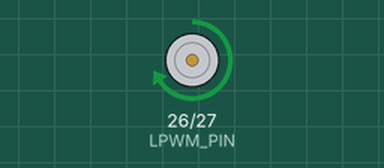
A program run on a simulated ESP32. Parts: motor-driver pin pairs drawn as motors (green arrow = first pin HIGH = forward, orange = second pin HIGH = backward, longer = more drive, scaled by the enable pin). What the program prints to the serial monitor is not drawn.

Above: at 0.2 s.
At 13.0 s:
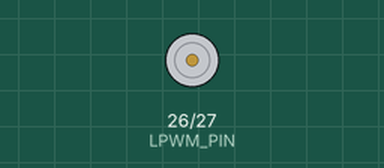
Timing chart, 0 to 14.5 s (numbered marks = the images above):
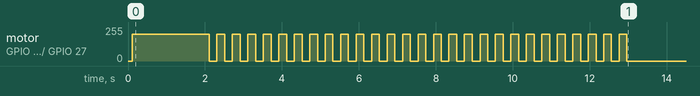

Measured:
- by itself, motor on GPIO 26 (LPWM_PIN) / GPIO 27 (RPWM_PIN): repeats every 0.40 s: stopped 0.20 s, forward 199/255 0.20 s, until it stays stopped from 13.0 s

The program:

main.cpp
```cpp
#include <Arduino.h>

// put function declarations here:
#include <Wire.h>
#include <INA226.h>

// ============================================================
//  Hardware / sensor configuration
// ============================================================
INA226 ina(0x40);

#define LPWM_PIN 26
#define RPWM_PIN 27
#define PWMSignal_Pin 23

//============================================================
// Defination of refrence signal
//============================================================

volatile float globalReference = 0.0f;
static portMUX_TYPE spinlock = portMUX_INITIALIZER_UNLOCKED;

const float globalCurrentLimit = 1; //in Amperes
const int timePeriodSine = 600;


const float    V_SOURCE       = 10.0f;
const uint32_t PWM_FREQ       = 20000;
const uint8_t  PWM_RESOLUTION = 8;
const uint16_t PWM_MAX        = 255;

const float    SAMPLE_RATE_HZ   = 400.0f;
const uint32_t SENSOR_PERIOD_US = (uint32_t)(1000000.0f / SAMPLE_RATE_HZ + 0.5f);

const uint32_t CONTROL_PERIOD_US = SENSOR_PERIOD_US;  // 100 Hz, Ts = 10 ms

// Remove/Comment out this line if you want to use the rolling filter instead of the Kalman filter
#define usingKalman

//Kalman Filter Parameters
volatile float kalmanGain = 0.0;
volatile float estimateValueKalman = 1.0;
volatile float kalmanErrorEstimate = 0.1;
volatile float kalmanErrorMeasured = 0.0f;
volatile float prevEstimateKalman = 0.0;

// Kalman Filter Tuning Parameters
const float kalman_Q = 0.05f; // Process noise (increase to make filter more responsive)
const float kalman_R = 0.3f;  // Measurement noise (increase to make filter smoother/slower)


//#define PROFILE_WITH_GPIO
//#define PROFILE_PIN 25

// ============================================================
//  Shared buffer - written by sensorTask, read by controlISR.
//  20-sample rolling window at 400 Hz = 50 ms of history.
//  rollingAvg is updated incrementally (O(1)) on every sensor tick
//  so controlISR only needs to read a single float.
// ============================================================
#define BUFFER_SIZE 20   // not a power of two - use modulo increment below

volatile float   shuntBuffer[BUFFER_SIZE] = {};
volatile uint8_t bufferIndex = 0;
volatile float   rollingAvg  = 0.0f;
static portMUX_TYPE bufferMux = portMUX_INITIALIZER_UNLOCKED;


// ============================================================
//  Timers + task handle
// ============================================================

hw_timer_t  *sensorTimer  = NULL;
hw_timer_t  *controlTimer = NULL;
TaskHandle_t sensorTaskHandle = NULL;

TaskHandle_t pwmSignalTaskHandle = NULL;

// ============================================================
//  PID state
// ============================================================
float Kp = 100.0f;
float Ki = 0.0f;
float Kd = 0.0f;

float integral   = 0.0f;
float error_prev = 0.0f;

const float Ts = CONTROL_PERIOD_US * 1e-6f;   // 0.01 s

struct LogEntry {
    uint32_t time_us;
    float reference;
    float measurement;
    float duty;
    float error;
};

const uint32_t LOG_SIZE = 5000;

volatile LogEntry logBuffer[LOG_SIZE];
volatile uint32_t logIndex = 0;
volatile bool loggingFinished = false;

volatile float deltaV = 0.0f;

const float REF_AMPLITUDE = 0.02f;
const float REF_FREQ      = 0.01f;

volatile uint32_t controlExecCycles_last = 0;
volatile uint32_t controlExecCycles_max  = 0;
volatile uint32_t controlOverrunCount    = 0;

// ============================================================
//  INTERRUPT 1: sensor trigger
// ============================================================

//This is where the sensing function is being called from. Priority will be checked and then the function will be called

void IRAM_ATTR sensorISR()
{
    BaseType_t xHigherPriorityTaskWoken = pdFALSE;
    vTaskNotifyGiveFromISR(sensorTaskHandle, &xHigherPriorityTaskWoken);
    if (xHigherPriorityTaskWoken) {
        portYIELD_FROM_ISR();
    }
}

// ============================================================
//  Sensor task is defined below
// ============================================================

void sensorTask(void *pvParameters)
{
    for (;;)
    {
        ulTaskNotifyTake(pdTRUE, portMAX_DELAY);

        if (!ina.isConversionReady()) {
            continue;
        }

        float shunt = ina.getShuntVoltage_mV() / 100.0f;  // Amps, R = 0.1 Ω


        float oldVal = shuntBuffer[bufferIndex];

        #ifndef usingKalman

        //These will complete without exiting the loop, prevents other parts of the code from reading incomplete values
        portENTER_CRITICAL(&bufferMux);
            shuntBuffer[bufferIndex] = shunt;
            bufferIndex = (bufferIndex + 1 >= BUFFER_SIZE) ? 0 : bufferIndex + 1;
            // Incremental O(1) update: add new sample, subtract evicted sample
            rollingAvg += (shunt - oldVal) * (1.0f / BUFFER_SIZE);
        portEXIT_CRITICAL(&bufferMux);

        #endif

        #ifdef usingKalman
        portENTER_CRITICAL(&bufferMux);

        kalmanErrorEstimate = kalmanErrorEstimate + kalman_Q;
        kalmanGain = kalmanErrorEstimate / (kalmanErrorEstimate + kalman_R);

        // Update the estimate with the new measurement
        estimateValueKalman = estimateValueKalman + kalmanGain * (shunt - estimateValueKalman);

        // Update the error covariance for the next loop
        kalmanErrorEstimate = (1.0f - kalmanGain) * kalmanErrorEstimate;

        portEXIT_CRITICAL(&bufferMux);
        #endif
    }
}


// ============================================================
//  INTERRUPT 2: controller (100 Hz)
// ============================================================

TaskHandle_t controlTaskHandle = NULL;

// The interrupt just wakes up the task
void IRAM_ATTR controlISR()
{
    BaseType_t xHigherPriorityTaskWoken = pdFALSE;
    vTaskNotifyGiveFromISR(controlTaskHandle, &xHigherPriorityTaskWoken);
    if (xHigherPriorityTaskWoken) {
        portYIELD_FROM_ISR();
    }
}

// The task does the heavy math safely
void controlTask(void *pvParameters)
{
    for (;;)
    {
        // Wait for the hardware timer to wake us up
        ulTaskNotifyTake(pdTRUE, portMAX_DELAY);

        uint32_t cyclesStart = ESP.getCycleCount();
#ifdef PROFILE_WITH_GPIO
        digitalWrite(PROFILE_PIN, HIGH);
#endif

        float measurement;
        #ifndef usingKalman
        portENTER_CRITICAL(&bufferMux); // Note: Swapped _ISR for standard macro
            measurement = rollingAvg;
        portEXIT_CRITICAL(&bufferMux);
        #endif

        #ifdef usingKalman
        portENTER_CRITICAL(&bufferMux);
            measurement = estimateValueKalman;
        portEXIT_CRITICAL(&bufferMux);
        #endif

        float t = micros() * 1e-6f;
        float reference;

        if (t < 2.0f) {
            reference = 0.0f;
        } else {
            portENTER_CRITICAL(&spinlock);
            reference = globalReference;
            portEXIT_CRITICAL(&spinlock);
        }

        float error = reference - measurement;
        integral += error * Ts;
        float derivative = (error - error_prev) / Ts;

        float Vdesired = Kp * error + Ki * integral + Kd * derivative;
        Vdesired += deltaV;
        error_prev = error;

        if (Vdesired > V_SOURCE) {
            Vdesired = V_SOURCE;
            if (error > 0.0f) integral -= error * Ts;
        }
        if (Vdesired < -V_SOURCE) {
            Vdesired = -V_SOURCE;
            if (error < 0.0f) integral -= error * Ts;
        }

        float duty = fabsf(Vdesired) / V_SOURCE;
        if (duty > 1.0f) duty = 1.0f;

        uint16_t pwmCounts = (uint16_t)(duty * PWM_MAX);

        // SAFELY writing to PWM from a Task
        if (Vdesired >= 0.0f) {
            ledcWrite(RPWM_PIN, pwmCounts);
            ledcWrite(LPWM_PIN, 0);
        } else {
            ledcWrite(RPWM_PIN, 0);
            ledcWrite(LPWM_PIN, pwmCounts);
        }

        if (!loggingFinished) {
            if (logIndex < LOG_SIZE) {
                logBuffer[logIndex].time_us     = micros();
                logBuffer[logIndex].reference   = reference;
                logBuffer[logIndex].measurement = measurement;
                logBuffer[logIndex].duty        = duty;
                logBuffer[logIndex].error       = error;
                logIndex += 1;
            } else {
                loggingFinished = true;
            }
        }

#ifdef PROFILE_WITH_GPIO
        digitalWrite(PROFILE_PIN, LOW);
#endif
        uint32_t cycles = ESP.getCycleCount() - cyclesStart;
        controlExecCycles_last = cycles;
        if (cycles > controlExecCycles_max) {
            controlExecCycles_max = cycles;
        }
        if (cycles > (uint32_t)CONTROL_PERIOD_US * 240) {
            controlOverrunCount += 1;
        }
    }
}

void pwmSignal(void *parameters)
{
    float temp = globalCurrentLimit;
    while(true){
        //for sin make sure that the below line is uncommented
        //temp = sinf(millis()/1000.0f * timePeriodSine) * globalCurrentLimit;
        temp = -temp;
        vTaskDelay(pdMS_TO_TICKS(200));
        portENTER_CRITICAL(&spinlock);
        globalReference = temp;
        portEXIT_CRITICAL(&spinlock);
        vTaskDelay(pdMS_TO_TICKS(1));

    }
}

// ============================================================
//  Setup
// ============================================================
void setup()
{
    Serial.begin(115200);
    Wire.begin();
    ina.begin();
    delay(100);

#ifdef PROFILE_WITH_GPIO
    pinMode(PROFILE_PIN, OUTPUT);
    digitalWrite(PROFILE_PIN, LOW);
#endif
    ledcAttach(PWMSignal_Pin, PWM_FREQ, PWM_RESOLUTION);
    ledcAttach(RPWM_PIN, PWM_FREQ, PWM_RESOLUTION);
    ledcAttach(LPWM_PIN, PWM_FREQ, PWM_RESOLUTION);
  //Create a task
    xTaskCreatePinnedToCore(
        sensorTask, "sensorTask", 4096, NULL,
        configMAX_PRIORITIES - 1,
        &sensorTaskHandle,
        1
    );

    //creating a task to test the filters-
    xTaskCreate(
        pwmSignal, "PWMSignal",
        4096,
        NULL,
        configMAX_PRIORITIES - 2,
        &pwmSignalTaskHandle
    );

    // ... existing sensorTask and pwmSignal setup ...

  // Create the control task right before attaching the timers
    xTaskCreatePinnedToCore(
        controlTask, "controlTask", 8192, NULL,
        configMAX_PRIORITIES - 1, // High priority to run instantly when timer fires
        &controlTaskHandle,
        1 // Pinned to core 1
    );

    sensorTimer = timerBegin(1000000);
  // ... rest of timer setup ...

    sensorTimer = timerBegin(1000000);
    timerAttachInterrupt(sensorTimer, &sensorISR);
    timerAlarm(sensorTimer, SENSOR_PERIOD_US, true, 0);

    controlTimer = timerBegin(1000000);
    timerAttachInterrupt(controlTimer, &controlISR);
    timerAlarm(controlTimer, CONTROL_PERIOD_US, true, 0);
    ledcWrite(PWMSignal_Pin, 200);
}

// ============================================================
//  Loop
// ============================================================
void loop()
{
    static bool dumped = false;
    Serial.println("Hello");
    if (loggingFinished && !dumped)
    {
        dumped = true;

        for (uint32_t i = 0; i < logIndex; i++)
        {
            Serial.print(">time_us:");
            Serial.println(logBuffer[i].time_us);

            Serial.print(">refrence:");
            Serial.println(logBuffer[i].reference, 5);

            Serial.print(">measurement:");
            Serial.println(logBuffer[i].measurement, 5);

            Serial.print(",");
            Serial.print(logBuffer[i].duty, 5);
            Serial.print(",");
            Serial.println(logBuffer[i].error, 5);
        }
    }


    vTaskDelay(pdMS_TO_TICKS(1000));
}
```
